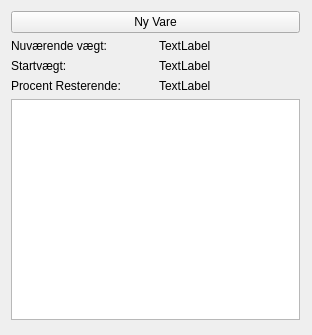
<?xml version="1.0" encoding="UTF-8"?>
<ui version="4.0">
 <class>MainWindow</class>
 <widget class="QMainWindow" name="MainWindow">
  <property name="geometry">
   <rect>
    <x>0</x>
    <y>0</y>
    <width>312</width>
    <height>335</height>
   </rect>
  </property>
  <property name="windowTitle">
   <string>MainWindow</string>
  </property>
  <widget class="QWidget" name="centralWidget">
   <widget class="QWidget" name="verticalLayoutWidget">
    <property name="geometry">
     <rect>
      <x>0</x>
      <y>0</y>
      <width>311</width>
      <height>331</height>
     </rect>
    </property>
    <layout class="QVBoxLayout" name="verticalLayout">
     <item>
      <widget class="QPushButton" name="pushButton">
       <property name="text">
        <string>Ny Vare</string>
       </property>
      </widget>
     </item>
     <item>
      <layout class="QGridLayout" name="gridLayout">
       <item row="2" column="0">
        <widget class="QLabel" name="label_5">
         <property name="text">
          <string>Startvægt:</string>
         </property>
        </widget>
       </item>
       <item row="1" column="0">
        <widget class="QLabel" name="label">
         <property name="text">
          <string>Nuværende vægt:</string>
         </property>
        </widget>
       </item>
       <item row="3" column="1">
        <widget class="QLabel" name="label_4">
         <property name="text">
          <string>TextLabel</string>
         </property>
        </widget>
       </item>
       <item row="3" column="0">
        <widget class="QLabel" name="label_3">
         <property name="text">
          <string>Procent Resterende:</string>
         </property>
        </widget>
       </item>
       <item row="1" column="1">
        <widget class="QLabel" name="label_2">
         <property name="text">
          <string>TextLabel</string>
         </property>
        </widget>
       </item>
       <item row="2" column="1">
        <widget class="QLabel" name="label_6">
         <property name="text">
          <string>TextLabel</string>
         </property>
        </widget>
       </item>
      </layout>
     </item>
     <item>
      <widget class="QGraphicsView" name="graphicsView"/>
     </item>
    </layout>
   </widget>
  </widget>
 </widget>
 <layoutdefault spacing="6" margin="11"/>
 <resources/>
 <connections/>
</ui>
